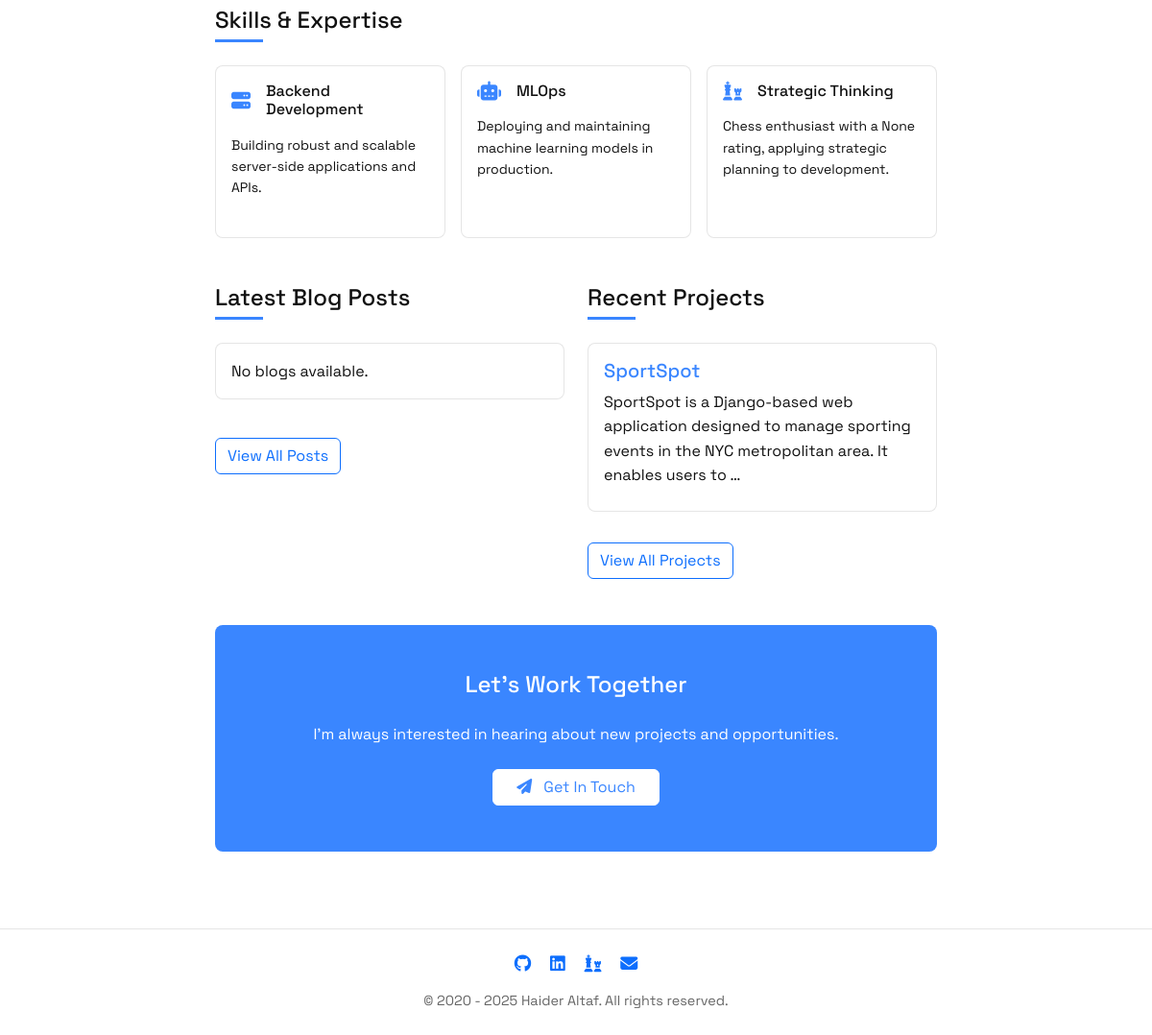
Before: / (lower part) with the older database file.
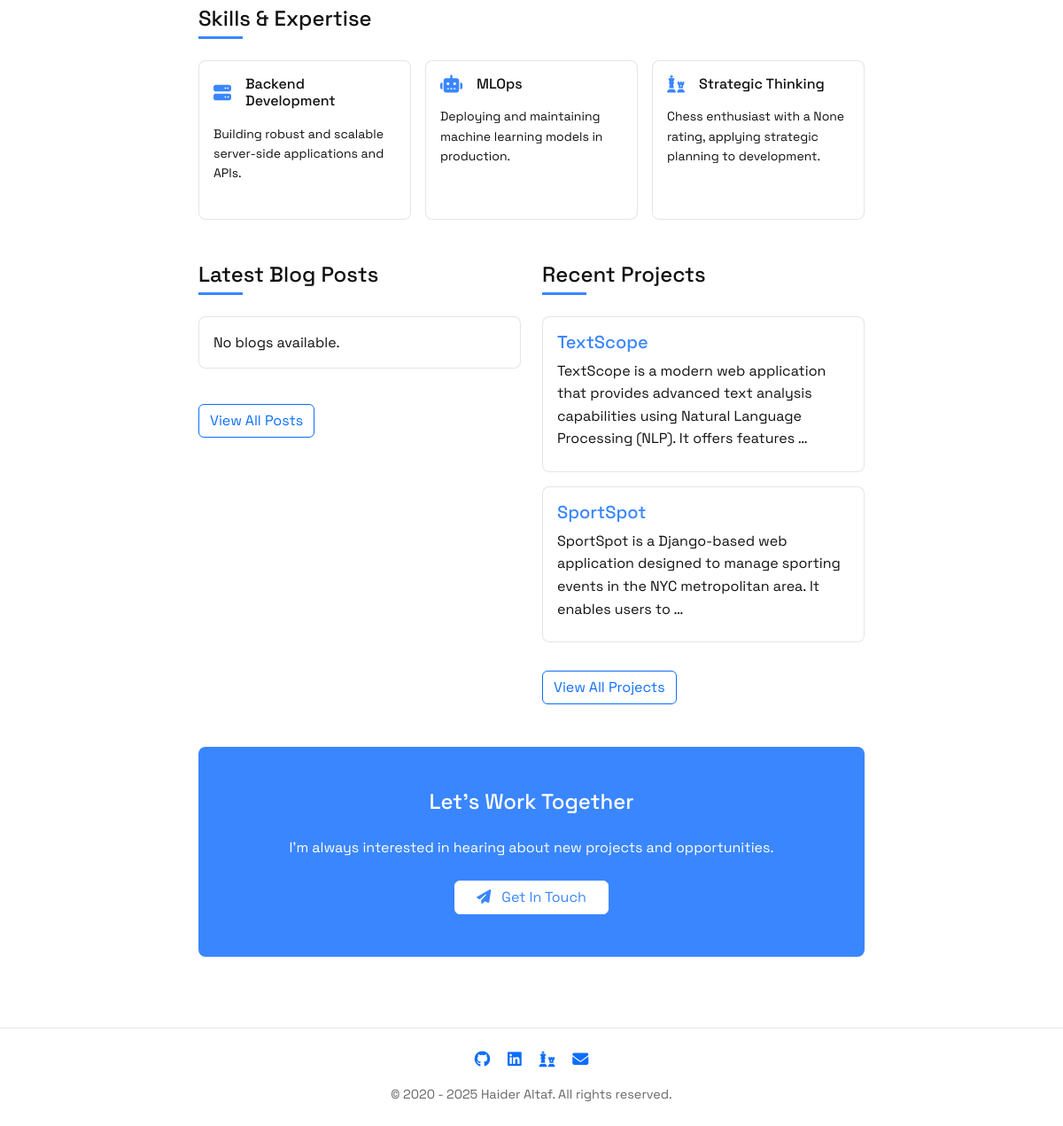
After: the same page with the newer database file.
### main/models.py (models this page shows, shortened)
class Project(models.Model):
    title = models.CharField(max_length=200)
    description = models.TextField()
    url = models.URLField(blank=True, null=True)
    created_at = models.DateTimeField(default=timezone.now)
    updated_at = models.DateTimeField(auto_now=True)

### main/views.py (the view)
# urls.py: path("", views.HomeView.as_view(), name="home"),
class HomeView(TemplateView):
    template_name = "main/home.html"
    def get_chess_rating(self):
        cached_rating = cache.get('rapid_rating')
        if cached_rating:
            return cached_rating
        url = "https://api.chess.com/pub/player/haltaff/stats"
        headers = {"User-Agent": "my-personal-site/1.0 (https://yourdomain.com)"}
        try:
            response = requests.get(url, headers=headers, timeout=3)
            response.raise_for_status()
            data = response.json()
            rating = data["chess_rapid"]["last"]["rating"]
            cache.set('rapid_rating', rating, 600)
            return rating
        except (requests.exceptions.RequestException, KeyError):
            return None
    def get_context_data(self, **kwargs):
        context = super().get_context_data(**kwargs)
        context.update({
            'latest_blogs': Blog.objects.order_by('-created_at')[:3],
            'latest_projects': Project.objects.order_by('-created_at')[:3],
            'rapid_elo': self.get_chess_rating()
        })
        return context

### main/templates/main/home.html (shortened to what this page needs)
{% extends 'main/layout.html' %}
{% block content %}
<section class="skills-section mb-5">
    <h2 class="h4 mb-4 section-title">Skills & Expertise</h2>
    <div class="row g-3">
        <div class="col-md-4">
            <div class="card h-100">
                <div class="card-body">
                    <div class="d-flex align-items-center mb-3">
                        <i class="fas fa-server me-3 fa-lg skill-icon"></i>
                        <h3 class="h6 mb-0">Backend Development</h3>
                    </div>
                    <p class="small mb-0">Building robust and scalable server-side applications and APIs.</p>
                </div>
            </div>
        </div>
        <div class="col-md-4">
            <div class="card h-100">
                <div class="card-body">
                    <div class="d-flex align-items-center mb-3">
                        <i class="fas fa-robot me-3 fa-lg skill-icon"></i>
                        <h3 class="h6 mb-0">MLOps</h3>
                    </div>
                    <p class="small mb-0">Deploying and maintaining machine learning models in production.</p>
                </div>
            </div>
        </div>
        <div class="col-md-4">
            <div class="card h-100">
                <div class="card-body">
                    <div class="d-flex align-items-center mb-3">
                        <i class="fas fa-chess me-3 fa-lg skill-icon"></i>
                        <h3 class="h6 mb-0">Strategic Thinking</h3>
                    </div>
                    <p class="small mb-0">Chess enthusiast with a {{ rapid_elo }} rating, applying strategic planning to development.</p>
                </div>
            </div>
        </div>
    </div>
</section>
<section class="latest-content mb-5">
    <div class="row">
        <div class="col-md-6 mb-4 mb-md-0">
            <h2 class="h4 mb-4 section-title">Latest Blog Posts</h2>
            {% for blog in latest_blogs %}
            <div class="card mb-3">
                <div class="card-body">
                    <h3 class="h5"><a href="{% url 'main:blog_detail' blog.slug %}">{{ blog.title }}</a></h3>
                    <p class="mb-2">{{ blog.content|truncatewords:20 }}</p>
                    <p class="mb-0 text-muted">{{ blog.created_at|date:"F j, Y" }}</p>
                </div>
            </div>
            {% empty %}
            <div class="card">
                <div class="card-body">
                    <p class="mb-0">No blogs available.</p>
                </div>
            </div>
            {% endfor %}
            <a href="{% url 'main:blog_list' %}" class="btn btn-outline-primary mt-3">View All Posts</a>
        </div>
        <div class="col-md-6">
            <h2 class="h4 mb-4 section-title">Recent Projects</h2>
            {% for project in latest_projects %}
            <div class="card mb-3">
                <div class="card-body">
                    <h3 class="h5"><a href="{% url 'main:project_detail' pk=project.pk %}">{{ project.title }}</a></h3>
                    <p class="mb-2">{{ project.description|truncatewords:20 }}</p>
                </div>
            </div>
            {% empty %}
            <div class="card">
                <div class="card-body">
                    <p class="mb-0">No projects available.</p>
                </div>
            </div>
            {% endfor %}
            <a href="{% url 'main:project_list' %}" class="btn btn-outline-primary mt-3">View All Projects</a>
        </div>
    </div>
</section>
<section class="cta-section text-center py-5 rounded-3">
    <h2 class="h4 mb-4">Let's Work Together</h2>
    <p class="mb-4">I'm always interested in hearing about new projects and opportunities.</p>
    <a href="mailto:haideraltaf804@gmail.com" class="btn btn-primary px-4">
        <i class="fas fa-paper-plane me-2"></i> Get In Touch
    </a>
</section>
{% endblock %}

Changed rows visible on the page:
added Project: title "TextScope", description "TextScope is a modern web application that provides advanced text analysis capabilities using Natural Language Processing (NLP). It offers features …"
